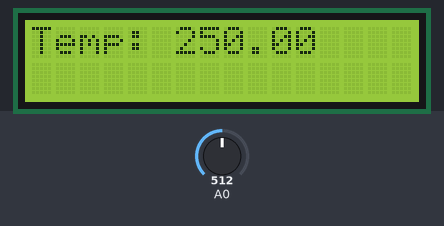
This sketch was run on a simulated Arduino Uno, built with avr-gcc and run on an emulated ATmega328P. On the bench: 16×2 character LCD. Inputs (shaded band) come from the test bench; at power-on: A0 = 512.

Above: at 1.2 s.
1.3 s: A0 set to 716
At 5.9 s:
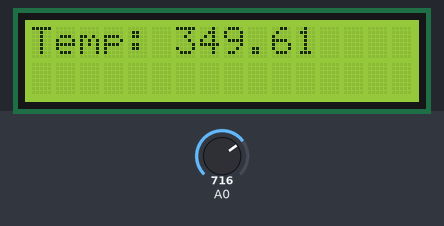
7.3 s: A0 set to 900
At 11.0 s:
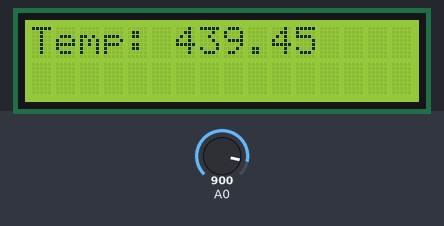
13.3 s: A0 set to 1023
At 16.0 s:
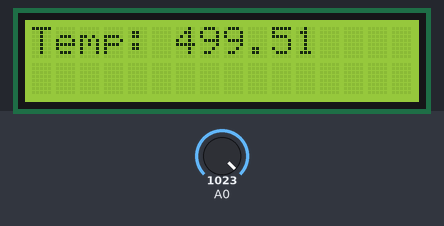
Timing chart, 0 to 17.5 s (numbered marks = the images above; inputs shaded):
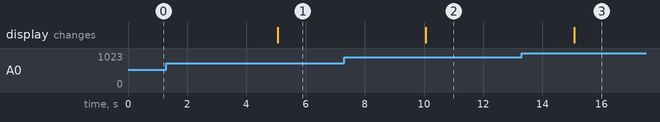

Measured:
- after the input at 1.3 s, the display: changes after 3.8 s (image 1)
- after the input at 7.3 s, the display: changes after 2.8 s (image 2)
- after the input at 13.3 s, the display: changes after 1.8 s (image 3)

The sketch:

LCD-TEMP.ino
```cpp
// include the library code:
#include <LiquidCrystal.h>

// initialize the library with the numbers of the interface pins
LiquidCrystal lcd(12, 11, 5, 4, 3, 2);

void setup() {
  // set up the LCD's number of columns and rows:
  lcd.begin(16, 2);
  // Print a message to the LCD.
  lcd.print("Temp:");
}

void loop() {
  int reading = analogRead(0);

  float temperatureC = reading * 0.48828125;

  // set the cursor to column 0, line 1
  // (note: line 1 is the second row, since counting begins with 0):
  lcd.setCursor(6, 0);
  // print the number of seconds since reset:
  lcd.print(temperatureC);
  delay(5000);
}
```
